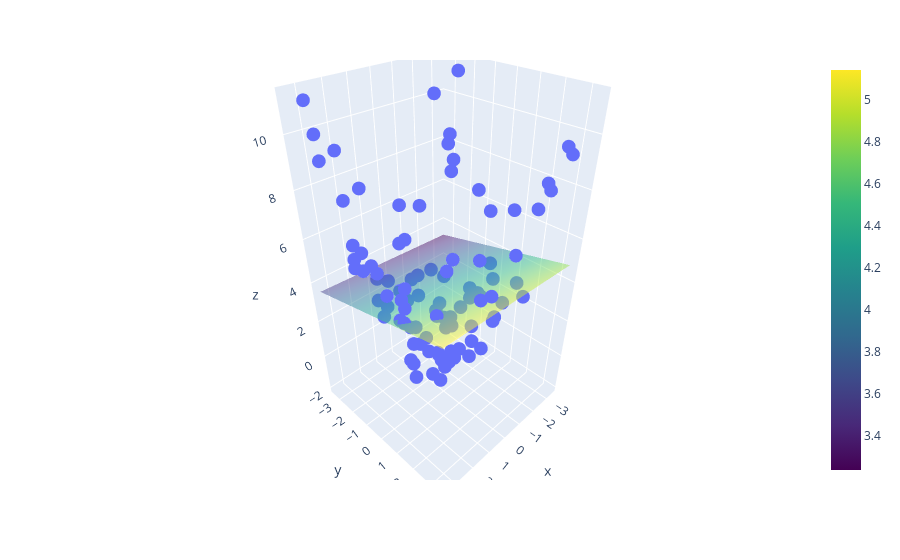

Notebook cell for this chart:
### Code cell
import plotly.graph_objects as go
fig=px.scatter_3d(df,x=x.ravel(),y=y.ravel(),z=z.ravel())
fig.add_traces(go.Surface(x=x_input,y=y_input,z=z_final,colorscale='Viridis',opacity=0.5))
fig.show()
